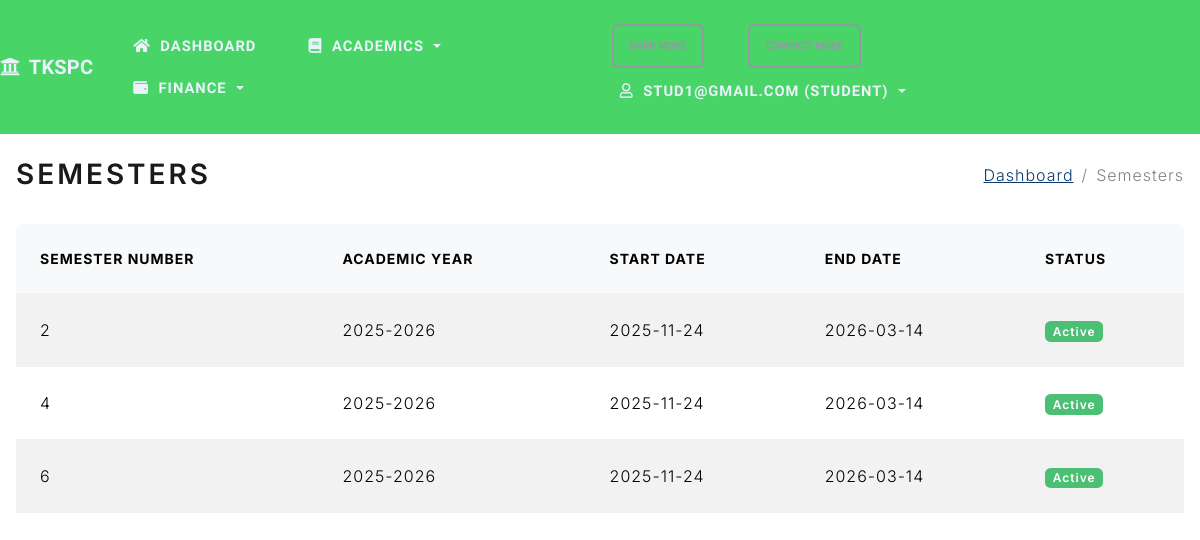
/semesters (signed in), run on the app's committed database.
### project/models.py (models this page shows, shortened)
class Semester(db.Model):
    id = db.Column(db.Integer, primary_key=True)
    number = db.Column(db.Integer, nullable=False) # 1, 2, 3, etc.
    academic_year = db.Column(db.String(20), nullable=False) # e.g. 2023-2024
    start_date = db.Column(db.Date)
    end_date = db.Column(db.Date)
    is_active = db.Column(db.Boolean, default=True)
    courses = db.relationship('Course', backref='sem', lazy=True)
    students = db.relationship('Student', backref='sem', lazy=True)

### project/routes.py (the view)
@app.route('/semesters')
@crud_required('semester', 'read')
def list_semesters():
    semesters = Semester.query.all()
    return render_template('semesters.html', semesters=semesters)

### project/routes.py (called while the page is built)
def crud_required(resource: str, action: str):
    def decorator(fn):
        @wraps(fn)
        def wrapper(*args, **kwargs):
            if not session.get('logged_in'):
                flash('Please log in to access this page.', 'warning')
                return redirect(url_for('login', next=request.path))
            role = session.get('role')
            allowed = CRUD_PERMISSIONS.get(resource, {}).get(action, [])
            if role not in allowed:
                flash('You are not authorized to perform this action.', 'danger')
                return redirect(url_for('index'))
            return fn(*args, **kwargs)
        return wrapper
    return decorator

### project/templates/semesters.html (shortened to what this page needs)
{% extends "base.html" %}
{% block page_title %}<h2 class="mb-0">Semesters</h2>{% endblock %}
{% block breadcrumbs %}
  <li class="breadcrumb-item"><a href="{{ url_for('dashboard') }}">Dashboard</a></li>
  <li class="breadcrumb-item active" aria-current="page">Semesters</li>
{% endblock %}
{% block content %}
    <div class="table-responsive">
        <table class="table table-striped table-hover">
            <thead>
                <tr>
                    <th>Semester Number</th>
                    <th>Academic Year</th>
                    <th>Start Date</th>
                    <th>End Date</th>
                    <th>Status</th>
                </tr>
            </thead>
            <tbody>
                {% for sem in semesters %}
                <tr>
                    <td>{{ sem.number }}</td>
                    <td>{{ sem.academic_year }}</td>
                    <td>{{ sem.start_date.strftime('%Y-%m-%d') if sem.start_date else '-' }}</td>
                    <td>{{ sem.end_date.strftime('%Y-%m-%d') if sem.end_date else '-' }}</td>
                    <td>
                        <span class="badge bg-{{ 'success' if sem.is_active else 'secondary' }}">
                            {{ 'Active' if sem.is_active else 'Inactive' }}
                        </span>
                    </td>
                </tr>
                {% endfor %}
            </tbody>
        </table>
    </div>
{% endblock %}

### project/static/css/app.css (style rules this page uses)
:root { --bg: #ffffff; --text: #1f2937; --muted: #6b7280; --card-bg: #ffffff; --card-shadow: 0 0.35rem 0.9rem rgba(0,0,0,0.08); --table-header-bg: #f8f9fa; --tkspc-primary: #49d468; --tkspc-secondary: #f39c12; --tkspc-accent: #1abc9c; --link: #0b3a6d; --link-hover: #072a4d; }
body { background-color: var(--bg); color: var(--text); }
a { color: var(--link); }
table.table thead th { background-color: var(--table-header-bg); }
table.table td, table.table th { vertical-align: middle; }
.table-responsive { border-radius: 0.35rem; overflow-x: auto; -webkit-overflow-scrolling: touch; }
.badge { border-radius: 0.35rem; }
.breadcrumb .breadcrumb-item a { color: var(--link); }

### data on the page
Semester: number "2", academic_year "2025-2026", start_date "2025-11-24", end_date "2026-03-14", is_active "Active"
Semester: number "4", academic_year "2025-2026", start_date "2025-11-24", end_date "2026-03-14", is_active "Active"
Semester: number "6", academic_year "2025-2026", start_date "2025-11-24", end_date "2026-03-14", is_active "Active"

### other printed values
{{ session.get('user') }} "STUD1@GMAIL.COM"
{{ session.get('role', 'staff') }} "STUDENT"
